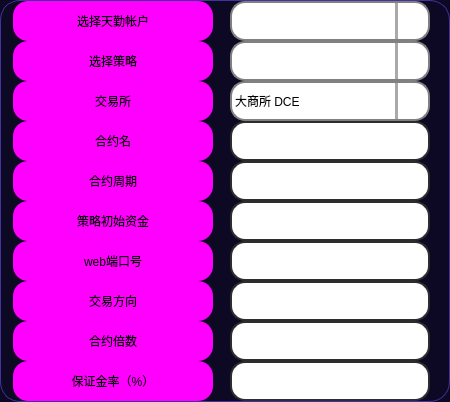
          <widget class="QFrame" name="frame_93">
           <property name="minimumSize">
            <size>
             <width>450</width>
             <height>400</height>
            </size>
           </property>
           <property name="maximumSize">
            <size>
             <width>450</width>
             <height>16333512</height>
            </size>
           </property>
           <property name="styleSheet">
            <string notr="true">QFrame {
	background-color: rgb(13, 9, 36);
	border: 1px solid rgb(65, 51, 156);
	border-radius: 20px;
}
QFrame:hover {
	border: 1px solid rgb(65, 51, 156);
}</string>
           </property>
           <property name="frameShape">
            <enum>QFrame::StyledPanel</enum>
           </property>
           <property name="frameShadow">
            <enum>QFrame::Raised</enum>
           </property>
           <layout class="QHBoxLayout" name="horizontalLayout_54">
            <property name="spacing">
             <number>0</number>
            </property>
            <property name="leftMargin">
             <number>0</number>
            </property>
            <property name="topMargin">
             <number>0</number>
            </property>
            <property name="rightMargin">
             <number>0</number>
            </property>
            <property name="bottomMargin">
             <number>0</number>
            </property>
            <item>
             <widget class="QFrame" name="upper_left_4">
              <property name="sizePolicy">
               <sizepolicy hsizetype="Minimum" vsizetype="Expanding">
                <horstretch>0</horstretch>
                <verstretch>0</verstretch>
               </sizepolicy>
              </property>
              <property name="minimumSize">
               <size>
                <width>205</width>
                <height>0</height>
               </size>
              </property>
              <property name="maximumSize">
               <size>
                <width>205</width>
                <height>1000</height>
               </size>
              </property>
              <property name="styleSheet">
               <string notr="true">border:none</string>
              </property>
              <property name="frameShape">
               <enum>QFrame::StyledPanel</enum>
              </property>
              <property name="frameShadow">
               <enum>QFrame::Raised</enum>
              </property>
              <layout class="QVBoxLayout" name="verticalLayout_54">
               <property name="spacing">
                <number>0</number>
               </property>
               <property name="leftMargin">
                <number>0</number>
               </property>
               <property name="topMargin">
                <number>0</number>
               </property>
               <property name="rightMargin">
                <number>0</number>
               </property>
               <property name="bottomMargin">
                <number>0</number>
               </property>
               <item>
                <widget class="QLabel" name="label_backtest_select_tq_account">
                 <property name="enabled">
                  <bool>true</bool>
                 </property>
                 <property name="minimumSize">
                  <size>
                   <width>200</width>
                   <height>40</height>
                  </size>
                 </property>
                 <property name="maximumSize">
                  <size>
                   <width>200</width>
                   <height>40</height>
                  </size>
                 </property>
                 <property name="styleSheet">
                  <string notr="true">QLabel {
	font: 700 18pt &quot;等线&quot;;
	background-color: rgb(255, 0, 255);
	border-radius: 15px;
}

QLabel:hover{
	border: 3px solid rgb(0, 255, 0);
}
QLabel:disabled{
	color: rgb(0, 0, 0);
	border-color: rgb(166, 166, 166);
    background-color: rgb(186, 186, 186);
}</string>
                 </property>
                 <property name="text">
                  <string>选择天勤帐户</string>
                 </property>
                 <property name="alignment">
                  <set>Qt::AlignCenter</set>
                 </property>
                 <property name="buddy">
                  <cstring>comboBox_select_tq_account</cstring>
                 </property>
                </widget>
               </item>
               <item>
                <widget class="QLabel" name="label_backtest_select_strategy">
                 <property name="enabled">
                  <bool>true</bool>
                 </property>
                 <property name="minimumSize">
                  <size>
                   <width>200</width>
                   <height>40</height>
                  </size>
                 </property>
                 <property name="maximumSize">
                  <size>
                   <width>200</width>
                   <height>40</height>
                  </size>
                 </property>
                 <property name="styleSheet">
                  <string notr="true">QLabel {
	font: 700 18pt &quot;等线&quot;;
	background-color: rgb(255, 0, 255);
	border-radius: 15px;
}

QLabel:hover{
	border: 3px solid rgb(0, 255, 0);
}
QLabel:disabled{
	color: rgb(0, 0, 0);
	border-color: rgb(166, 166, 166);
    background-color: rgb(186, 186, 186);
}</string>
                 </property>
                 <property name="text">
                  <string>选择策略</string>
                 </property>
                 <property name="alignment">
                  <set>Qt::AlignCenter</set>
                 </property>
                 <property name="buddy">
                  <cstring>comboBox_select_strategy</cstring>
                 </property>
                </widget>
               </item>
               <item>
                <widget class="QLabel" name="label_backtest_exchange">
                 <property name="minimumSize">
                  <size>
                   <width>200</width>
                   <height>40</height>
                  </size>
                 </property>
                 <property name="maximumSize">
                  <size>
                   <width>200</width>
                   <height>40</height>
                  </size>
                 </property>
                 <property name="styleSheet">
                  <string notr="true">QLabel {
	font: 700 18pt &quot;等线&quot;;
	background-color: rgb(255, 0, 255);
	border-radius: 15px;
}

QLabel:hover{
	border: 3px solid rgb(0, 255, 0);
}
QLabel:disabled{
	color: rgb(0, 0, 0);
	border-color: rgb(166, 166, 166);
    background-color: rgb(186, 186, 186);
}</string>
                 </property>
                 <property name="text">
                  <string>交易所</string>
                 </property>
                 <property name="alignment">
                  <set>Qt::AlignCenter</set>
                 </property>
                 <property name="buddy">
                  <cstring>comboBox_exchange</cstring>
                 </property>
                </widget>
               </item>
               <item>
                <widget class="QLabel" name="label_backtest_symbol">
                 <property name="minimumSize">
                  <size>
                   <width>200</width>
                   <height>40</height>
                  </size>
                 </property>
                 <property name="maximumSize">
                  <size>
                   <width>200</width>
                   <height>40</height>
                  </size>
                 </property>
                 <property name="styleSheet">
                  <string notr="true">QLabel {
	font: 700 18pt &quot;等线&quot;;
	background-color: rgb(255, 0, 255);
	border-radius: 15px;
}

QLabel:hover{
	border: 3px solid rgb(0, 255, 0);
}
QLabel:disabled{
	color: rgb(0, 0, 0);
	border-color: rgb(166, 166, 166);
    background-color: rgb(186, 186, 186);
}</string>
                 </property>
                 <property name="text">
                  <string>合约名</string>
                 </property>
                 <property name="alignment">
                  <set>Qt::AlignCenter</set>
                 </property>
                 <property name="buddy">
                  <cstring>symbol</cstring>
                 </property>
                </widget>
               </item>
               <item>
                <widget class="QLabel" name="label_backtest_symbol_period">
                 <property name="minimumSize">
                  <size>
                   <width>200</width>
                   <height>40</height>
                  </size>
                 </property>
                 <property name="maximumSize">
                  <size>
                   <width>200</width>
                   <height>40</height>
                  </size>
                 </property>
                 <property name="styleSheet">
                  <string notr="true">QLabel {
	font: 700 18pt &quot;等线&quot;;
	background-color: rgb(255, 0, 255);
	border-radius: 15px;
}

QLabel:hover{
	border: 3px solid rgb(0, 255, 0);
}
QLabel:disabled{
	color: rgb(0, 0, 0);
	border-color: rgb(166, 166, 166);
    background-color: rgb(186, 186, 186);
}</string>
                 </property>
                 <property name="text">
                  <string>合约周期</string>
                 </property>
                 <property name="alignment">
                  <set>Qt::AlignCenter</set>
                 </property>
                 <property name="buddy">
                  <cstring>symbol_period</cstring>
                 </property>
                </widget>
               </item>
               <item>
                <widget class="QLabel" name="label_backtest_initial_capital">
                 <property name="minimumSize">
                  <size>
                   <width>200</width>
                   <height>40</height>
                  </size>
                 </property>
                 <property name="maximumSize">
                  <size>
                   <width>200</width>
                   <height>40</height>
                  </size>
                 </property>
                 <property name="styleSheet">
                  <string notr="true">QLabel {
	font: 700 18pt &quot;等线&quot;;
	background-color: rgb(255, 0, 255);
	border-radius: 15px;
}

QLabel:hover{
	border: 3px solid rgb(0, 255, 0);
}
QLabel:disabled{
	color: rgb(0, 0, 0);
	border-color: rgb(166, 166, 166);
    background-color: rgb(186, 186, 186);
}</string>
                 </property>
                 <property name="text">
                  <string>策略初始资金</string>
                 </property>
                 <property name="alignment">
                  <set>Qt::AlignCenter</set>
                 </property>
                 <property name="buddy">
                  <cstring>initial_capital</cstring>
                 </property>
                </widget>
               </item>
               <item>
                <widget class="QLabel" name="label_backtest_web_port">
                 <property name="minimumSize">
                  <size>
                   <width>200</width>
                   <height>40</height>
                  </size>
                 </property>
                 <property name="maximumSize">
                  <size>
                   <width>200</width>
                   <height>40</height>
                  </size>
                 </property>
                 <property name="styleSheet">
                  <string notr="true">QLabel {
	font: 700 18pt &quot;等线&quot;;
	background-color: rgb(255, 0, 255);
	border-radius: 15px;
}

QLabel:hover{
	border: 3px solid rgb(0, 255, 0);
}
QLabel:disabled{
	color: rgb(0, 0, 0);
	border-color: rgb(166, 166, 166);
    background-color: rgb(186, 186, 186);
}</string>
                 </property>
                 <property name="text">
                  <string>web端口号</string>
                 </property>
                 <property name="alignment">
                  <set>Qt::AlignCenter</set>
                 </property>
                 <property name="buddy">
                  <cstring>web_port</cstring>
                 </property>
                </widget>
               </item>
               <item>
                <widget class="QLabel" name="label_backtest_orientation">
                 <property name="minimumSize">
                  <size>
                   <width>200</width>
                   <height>40</height>
                  </size>
                 </property>
                 <property name="maximumSize">
                  <size>
                   <width>200</width>
                   <height>40</height>
                  </size>
                 </property>
                 <property name="styleSheet">
                  <string notr="true">QLabel {
	font: 700 18pt &quot;等线&quot;;
	background-color: rgb(255, 0, 255);
	border-radius: 15px;
}

QLabel:hover{
	border: 3px solid rgb(0, 255, 0);
}
QLabel:disabled{
	color: rgb(0, 0, 0);
	border-color: rgb(166, 166, 166);
    background-color: rgb(186, 186, 186);
}</string>
                 </property>
                 <property name="text">
                  <string>交易方向</string>
                 </property>
                 <property name="alignment">
                  <set>Qt::AlignCenter</set>
                 </property>
                 <property name="buddy">
                  <cstring>orientation</cstring>
                 </property>
                </widget>
               </item>
               <item>
                <widget class="QLabel" name="label_backtest_contract_multiples">
                 <property name="minimumSize">
                  <size>
                   <width>200</width>
                   <height>40</height>
                  </size>
                 </property>
                 <property name="maximumSize">
                  <size>
                   <width>200</width>
                   <height>40</height>
                  </size>
                 </property>
                 <property name="styleSheet">
                  <string notr="true">QLabel {
	font: 700 18pt &quot;等线&quot;;
	background-color: rgb(255, 0, 255);
	border-radius: 15px;
}

QLabel:hover{
	border: 3px solid rgb(0, 255, 0);
}
QLabel:disabled{
	color: rgb(0, 0, 0);
	border-color: rgb(166, 166, 166);
    background-color: rgb(186, 186, 186);
}</string>
                 </property>
                 <property name="text">
                  <string>合约倍数</string>
                 </property>
                 <property name="alignment">
                  <set>Qt::AlignCenter</set>
                 </property>
                 <property name="buddy">
                  <cstring>contract_multiples</cstring>
                 </property>
                </widget>
               </item>
               <item>
                <widget class="QLabel" name="label_backtest_margin_rate">
                 <property name="minimumSize">
                  <size>
                   <width>200</width>
                   <height>40</height>
                  </size>
                 </property>
                 <property name="maximumSize">
                  <size>
                   <width>200</width>
                   <height>40</height>
                  </size>
                 </property>
                 <property name="styleSheet">
                  <string notr="true">QLabel {
	font: 700 18pt &quot;等线&quot;;
	background-color: rgb(255, 0, 255);
	border-radius: 15px;
}

QLabel:hover{
	border: 3px solid rgb(0, 255, 0);
}
QLabel:disabled{
	color: rgb(0, 0, 0);
	border-color: rgb(166, 166, 166);
    background-color: rgb(186, 186, 186);
}</string>
                 </property>
                 <property name="text">
                  <string>保证金率（%）</string>
                 </property>
                 <property name="alignment">
                  <set>Qt::AlignCenter</set>
                 </property>
                 <property name="buddy">
                  <cstring>margin_rate</cstring>
                 </property>
                </widget>
               </item>
              </layout>
             </widget>
            </item>
            <item>
             <widget class="QFrame" name="upper_right_4">
              <property name="sizePolicy">
               <sizepolicy hsizetype="Minimum" vsizetype="Expanding">
                <horstretch>0</horstretch>
                <verstretch>0</verstretch>
               </sizepolicy>
              </property>
              <property name="minimumSize">
               <size>
                <width>205</width>
                <height>0</height>
               </size>
              </property>
              <property name="maximumSize">
               <size>
                <width>205</width>
                <height>1000</height>
               </size>
              </property>
              <property name="styleSheet">
               <string notr="true">border:none</string>
              </property>
              <property name="frameShape">
               <enum>QFrame::StyledPanel</enum>
              </property>
              <property name="frameShadow">
               <enum>QFrame::Raised</enum>
              </property>
              <layout class="QVBoxLayout" name="verticalLayout_55">
               <property name="spacing">
                <number>0</number>
               </property>
               <property name="leftMargin">
                <number>0</number>
               </property>
               <property name="topMargin">
                <number>0</number>
               </property>
               <property name="rightMargin">
                <number>0</number>
               </property>
               <property name="bottomMargin">
                <number>0</number>
               </property>
               <item>
                <widget class="QComboBox" name="comboBox_select_tq_account">
                 <property name="minimumSize">
                  <size>
                   <width>200</width>
                   <height>40</height>
                  </size>
                 </property>
                 <property name="maximumSize">
                  <size>
                   <width>200</width>
                   <height>40</height>
                  </size>
                 </property>
                 <property name="styleSheet">
                  <string notr="true">/* 未下拉时，QComboBox的样式 */
QComboBox {
    border: 2px solid gray;   /* 边框 */
    border-radius: 15px;   /* 圆角 */
    padding: 1px 18px 1px 3px;   /* 字体填衬 */
    color: rgb(0, 0, 0);    
	font: 700 18pt &quot;等线&quot;;    
	background-color: rgb(255, 255, 255);
}

/* 下拉后，整个下拉窗体样式 */
QComboBox QAbstractItemView {
    
    border: 1px solid yellow;   /* 整个下拉窗体的边框 */
    color: black;
	border-radius: 3px;
    background-color: rgb(225, 225, 225);   /* 整个下拉窗体的背景色 */
    selection-background-color: lightgreen;   /* 整个下拉窗体被选中项的背景色 */
}
/* 下拉箭头样式 */
 QComboBox::down-arrow {
	image: url(:/图标/icons/双下拉箭头.svg);
	width: 30px; /* 下拉箭头的宽度（建议与下拉框drop-down的宽度一致） */ 
	background: rgb(255, 255, 255); /* 下拉箭头的的背景色 */ 
	padding: 0px 0px 0px 0px; /* 上内边距、右内边距、下内边距、左内边距 */
 } 

/* 下拉框样式 */
QComboBox::drop-down {
   /* subcontrol-origin: padding;   /* 子控件在父元素中的原点矩形。如果未指定此属性，则默认为padding。 */
   /* subcontrol-position: top right;   /* 下拉框的位置（右上） */
    width: 30px;   /* 下拉框的宽度 */

    border-left-width: 3px;   /* 下拉框的左边界线宽度 */
    border-left-color: darkgray;   /* 下拉框的左边界线颜色 */
    border-left-style: solid;   /* 下拉框的左边界线为实线 */
    border-top-right-radius: 10px;   /* 下拉框的右上边界线的圆角半径（应和整个QComboBox右上边界线的圆角半径一致） */
    border-bottom-right-radius: 10px;   /* 同上 */
}
QComboBox:hover {
	border: 3px solid rgb(255, 85, 0);
}
QComboBox:disabled{
	color: rgb(0, 0, 0);
	border-color: rgb(166, 166, 166);
    background-color: rgb(186, 186, 186);
}</string>
                 </property>
                </widget>
               </item>
               <item>
                <widget class="QComboBox" name="comboBox_select_strategy">
                 <property name="minimumSize">
                  <size>
                   <width>200</width>
                   <height>40</height>
                  </size>
                 </property>
                 <property name="maximumSize">
                  <size>
                   <width>200</width>
                   <height>40</height>
                  </size>
                 </property>
                 <property name="styleSheet">
                  <string notr="true">/* 未下拉时，QComboBox的样式 */
QComboBox {
    border: 2px solid gray;   /* 边框 */
    border-radius: 15px;   /* 圆角 */
    padding: 1px 18px 1px 3px;   /* 字体填衬 */
    color: rgb(0, 0, 0);    
	font: 700 18pt &quot;等线&quot;;    
	background-color: rgb(255, 255, 255);
}

/* 下拉后，整个下拉窗体样式 */
QComboBox QAbstractItemView {
    
    border: 1px solid yellow;   /* 整个下拉窗体的边框 */
    color: black;
	border-radius: 3px;
    background-color: rgb(225, 225, 225);   /* 整个下拉窗体的背景色 */
    selection-background-color: lightgreen;   /* 整个下拉窗体被选中项的背景色 */
}
/* 下拉箭头样式 */
 QComboBox::down-arrow {
	image: url(:/图标/icons/双下拉箭头.svg);
	width: 30px; /* 下拉箭头的宽度（建议与下拉框drop-down的宽度一致） */ 
	background: rgb(255, 255, 255); /* 下拉箭头的的背景色 */ 
	padding: 0px 0px 0px 0px; /* 上内边距、右内边距、下内边距、左内边距 */
 } 

/* 下拉框样式 */
QComboBox::drop-down {
   /* subcontrol-origin: padding;   /* 子控件在父元素中的原点矩形。如果未指定此属性，则默认为padding。 */
   /* subcontrol-position: top right;   /* 下拉框的位置（右上） */
    width: 30px;   /* 下拉框的宽度 */

    border-left-width: 3px;   /* 下拉框的左边界线宽度 */
    border-left-color: darkgray;   /* 下拉框的左边界线颜色 */
    border-left-style: solid;   /* 下拉框的左边界线为实线 */
    border-top-right-radius: 10px;   /* 下拉框的右上边界线的圆角半径（应和整个QComboBox右上边界线的圆角半径一致） */
    border-bottom-right-radius: 10px;   /* 同上 */
}
QComboBox:hover {
	border: 3px solid rgb(255, 85, 0);
}
QComboBox:disabled{
	color: rgb(0, 0, 0);
	border-color: rgb(166, 166, 166);
    background-color: rgb(186, 186, 186);
}</string>
                 </property>
                </widget>
               </item>
               <item>
                <widget class="QComboBox" name="comboBox_exchange">
                 <property name="minimumSize">
                  <size>
                   <width>200</width>
                   <height>40</height>
                  </size>
                 </property>
                 <property name="maximumSize">
                  <size>
                   <width>200</width>
                   <height>40</height>
                  </size>
                 </property>
                 <property name="styleSheet">
                  <string notr="true">/* 未下拉时，QComboBox的样式 */
QComboBox {
    border: 2px solid gray;   /* 边框 */
    border-radius: 15px;   /* 圆角 */
    padding: 1px 18px 1px 3px;   /* 字体填衬 */
    color: rgb(0, 0, 0);    
	font: 700 18pt &quot;等线&quot;;    
	background-color: rgb(255, 255, 255);
}

/* 下拉后，整个下拉窗体样式 */
QComboBox QAbstractItemView {
    
    border: 1px solid yellow;   /* 整个下拉窗体的边框 */
    color: black;
	border-radius: 3px;
    background-color: rgb(225, 225, 225);   /* 整个下拉窗体的背景色 */
    selection-background-color: lightgreen;   /* 整个下拉窗体被选中项的背景色 */
}
/* 下拉箭头样式 */
 QComboBox::down-arrow {
	image: url(:/图标/icons/双下拉箭头.svg);
	width: 30px; /* 下拉箭头的宽度（建议与下拉框drop-down的宽度一致） */ 
	background: rgb(255, 255, 255); /* 下拉箭头的的背景色 */ 
	padding: 0px 0px 0px 0px; /* 上内边距、右内边距、下内边距、左内边距 */
 } 

/* 下拉框样式 */
QComboBox::drop-down {
   /* subcontrol-origin: padding;   /* 子控件在父元素中的原点矩形。如果未指定此属性，则默认为padding。 */
   /* subcontrol-position: top right;   /* 下拉框的位置（右上） */
    width: 30px;   /* 下拉框的宽度 */

    border-left-width: 3px;   /* 下拉框的左边界线宽度 */
    border-left-color: darkgray;   /* 下拉框的左边界线颜色 */
    border-left-style: solid;   /* 下拉框的左边界线为实线 */
    border-top-right-radius: 10px;   /* 下拉框的右上边界线的圆角半径（应和整个QComboBox右上边界线的圆角半径一致） */
    border-bottom-right-radius: 10px;   /* 同上 */
}
QComboBox:hover {
	border: 3px solid rgb(255, 85, 0);
}
QComboBox:disabled{
	color: rgb(0, 0, 0);
	border-color: rgb(166, 166, 166);
    background-color: rgb(186, 186, 186);
}</string>
                 </property>
                 <property name="frame">
                  <bool>true</bool>
                 </property>
                 <property name="modelColumn">
                  <number>0</number>
                 </property>
                 <item>
                  <property name="text">
                   <string>大商所 DCE</string>
                  </property>
                 </item>
                 <item>
                  <property name="text">
                   <string>上期所 SHFE</string>
                  </property>
                 </item>
                 <item>
                  <property name="text">
                   <string>郑商所 CZCE</string>
                  </property>
                 </item>
                 <item>
                  <property name="text">
                   <string>能源交易所 INE</string>
                  </property>
                 </item>
                 <item>
                  <property name="text">
                   <string>中金所 CFFEX</string>
                  </property>
                 </item>
                </widget>
               </item>
               <item>
                <widget class="QLineEdit" name="symbol">
                 <property name="minimumSize">
                  <size>
                   <width>200</width>
                   <height>40</height>
                  </size>
                 </property>
                 <property name="maximumSize">
                  <size>
                   <width>200</width>
                   <height>40</height>
                  </size>
                 </property>
                 <property name="styleSheet">
                  <string notr="true">QLineEdit {
	border: 2px solid rgb(45, 45, 45);
	border-radius: 15px;
	padding: 5px;
	background-color: rgb(255, 255, 255);	
	color: rgb(0, 0, 0);
	font: 700 18pt &quot;等线&quot;;
}
QLineEdit:hover {
	border: 3px solid rgb(255, 85, 0);
}
QLineEdit:focus {
	border: 3px solid rgb(255, 85, 0);
	color: rgb(255, 0, 0);
}
QLineEdit:disabled{
	color: rgb(0, 0, 0);
	border-color: rgb(166, 166, 166);
    background-color: rgb(186, 186, 186);
}</string>
                 </property>
                </widget>
               </item>
               <item>
                <widget class="QLineEdit" name="symbol_period">
                 <property name="minimumSize">
                  <size>
                   <width>200</width>
                   <height>40</height>
                  </size>
                 </property>
                 <property name="maximumSize">
                  <size>
                   <width>200</width>
                   <height>40</height>
                  </size>
                 </property>
                 <property name="styleSheet">
                  <string notr="true">QLineEdit {
	border: 2px solid rgb(45, 45, 45);
	border-radius: 15px;
	padding: 5px;
	background-color: rgb(255, 255, 255);	
	color: rgb(0, 0, 0);
	font: 700 18pt &quot;等线&quot;;
}
QLineEdit:hover {
	border: 3px solid rgb(255, 85, 0);
}
QLineEdit:focus {
	border: 3px solid rgb(255, 85, 0);
	color: rgb(255, 0, 0);
}
QLineEdit:disabled{
	color: rgb(0, 0, 0);
	border-color: rgb(166, 166, 166);
    background-color: rgb(186, 186, 186);
}</string>
                 </property>
                </widget>
               </item>
               <item>
                <widget class="QLineEdit" name="initial_capital">
                 <property name="minimumSize">
                  <size>
                   <width>200</width>
                   <height>40</height>
                  </size>
                 </property>
                 <property name="maximumSize">
                  <size>
                   <width>200</width>
                   <height>40</height>
                  </size>
                 </property>
                 <property name="styleSheet">
                  <string notr="true">QLineEdit {
	border: 2px solid rgb(45, 45, 45);
	border-radius: 15px;
	padding: 5px;
	background-color: rgb(255, 255, 255);	
	color: rgb(0, 0, 0);
	font: 700 18pt &quot;等线&quot;;
}
QLineEdit:hover {
	border: 3px solid rgb(255, 85, 0);
}
QLineEdit:focus {
	border: 3px solid rgb(255, 85, 0);
	color: rgb(255, 0, 0);
}
QLineEdit:disabled{
	color: rgb(0, 0, 0);
	border-color: rgb(166, 166, 166);
    background-color: rgb(186, 186, 186);
}</string>
                 </property>
                </widget>
               </item>
               <item>
                <widget class="QLineEdit" name="web_port">
                 <property name="minimumSize">
                  <size>
                   <width>200</width>
                   <height>40</height>
                  </size>
                 </property>
                 <property name="maximumSize">
                  <size>
                   <width>200</width>
                   <height>40</height>
                  </size>
                 </property>
                 <property name="styleSheet">
                  <string notr="true">QLineEdit {
	border: 2px solid rgb(45, 45, 45);
	border-radius: 15px;
	padding: 5px;
	background-color: rgb(255, 255, 255);	
	color: rgb(0, 0, 0);
	font: 700 18pt &quot;等线&quot;;
}
QLineEdit:hover {
	border: 3px solid rgb(255, 85, 0);
}
QLineEdit:focus {
	border: 3px solid rgb(255, 85, 0);
	color: rgb(255, 0, 0);
}
QLineEdit:disabled{
	color: rgb(0, 0, 0);
	border-color: rgb(166, 166, 166);
    background-color: rgb(186, 186, 186);
}</string>
                 </property>
                </widget>
               </item>
               <item>
                <widget class="QLineEdit" name="orientation">
                 <property name="minimumSize">
                  <size>
                   <width>200</width>
                   <height>40</height>
                  </size>
                 </property>
                 <property name="maximumSize">
                  <size>
                   <width>200</width>
                   <height>40</height>
                  </size>
                 </property>
                 <property name="styleSheet">
                  <string notr="true">QLineEdit {
	border: 2px solid rgb(45, 45, 45);
	border-radius: 15px;
	padding: 5px;
	background-color: rgb(255, 255, 255);	
	color: rgb(0, 0, 0);
	font: 700 18pt &quot;等线&quot;;
}
QLineEdit:hover {
	border: 3px solid rgb(255, 85, 0);
}
QLineEdit:focus {
	border: 3px solid rgb(255, 85, 0);
	color: rgb(255, 0, 0);
}
QLineEdit:disabled{
	color: rgb(0, 0, 0);
	border-color: rgb(166, 166, 166);
    background-color: rgb(186, 186, 186);
}</string>
                 </property>
                </widget>
               </item>
               <item>
                <widget class="QLineEdit" name="contract_multiples">
                 <property name="minimumSize">
                  <size>
                   <width>200</width>
                   <height>40</height>
                  </size>
                 </property>
                 <property name="maximumSize">
                  <size>
                   <width>200</width>
                   <height>40</height>
                  </size>
                 </property>
                 <property name="styleSheet">
                  <string notr="true">QLineEdit {
	border: 2px solid rgb(45, 45, 45);
	border-radius: 15px;
	padding: 5px;
	background-color: rgb(255, 255, 255);	
	color: rgb(0, 0, 0);
	font: 700 18pt &quot;等线&quot;;
}
QLineEdit:hover {
	border: 3px solid rgb(255, 85, 0);
}
QLineEdit:focus {
	border: 3px solid rgb(255, 85, 0);
	color: rgb(255, 0, 0);
}
QLineEdit:disabled{
	color: rgb(0, 0, 0);
	border-color: rgb(166, 166, 166);
    background-color: rgb(186, 186, 186);
}</string>
                 </property>
                </widget>
               </item>
               <item>
                <widget class="QLineEdit" name="margin_rate">
                 <property name="minimumSize">
                  <size>
                   <width>200</width>
                   <height>40</height>
                  </size>
                 </property>
                 <property name="maximumSize">
                  <size>
                   <width>200</width>
                   <height>40</height>
                  </size>
                 </property>
                 <property name="styleSheet">
                  <string notr="true">QLineEdit {
	border: 2px solid rgb(45, 45, 45);
	border-radius: 15px;
	padding: 5px;
	background-color: rgb(255, 255, 255);	
	color: rgb(0, 0, 0);
	font: 700 18pt &quot;等线&quot;;
}
QLineEdit:hover {
	border: 3px solid rgb(255, 85, 0);
}
QLineEdit:focus {
	border: 3px solid rgb(255, 85, 0);
	color: rgb(255, 0, 0);
}
QLineEdit:disabled{
	color: rgb(0, 0, 0);
	border-color: rgb(166, 166, 166);
    background-color: rgb(186, 186, 186);
}</string>
                 </property>
                </widget>
               </item>
              </layout>
             </widget>
            </item>
           </layout>
          </widget>
